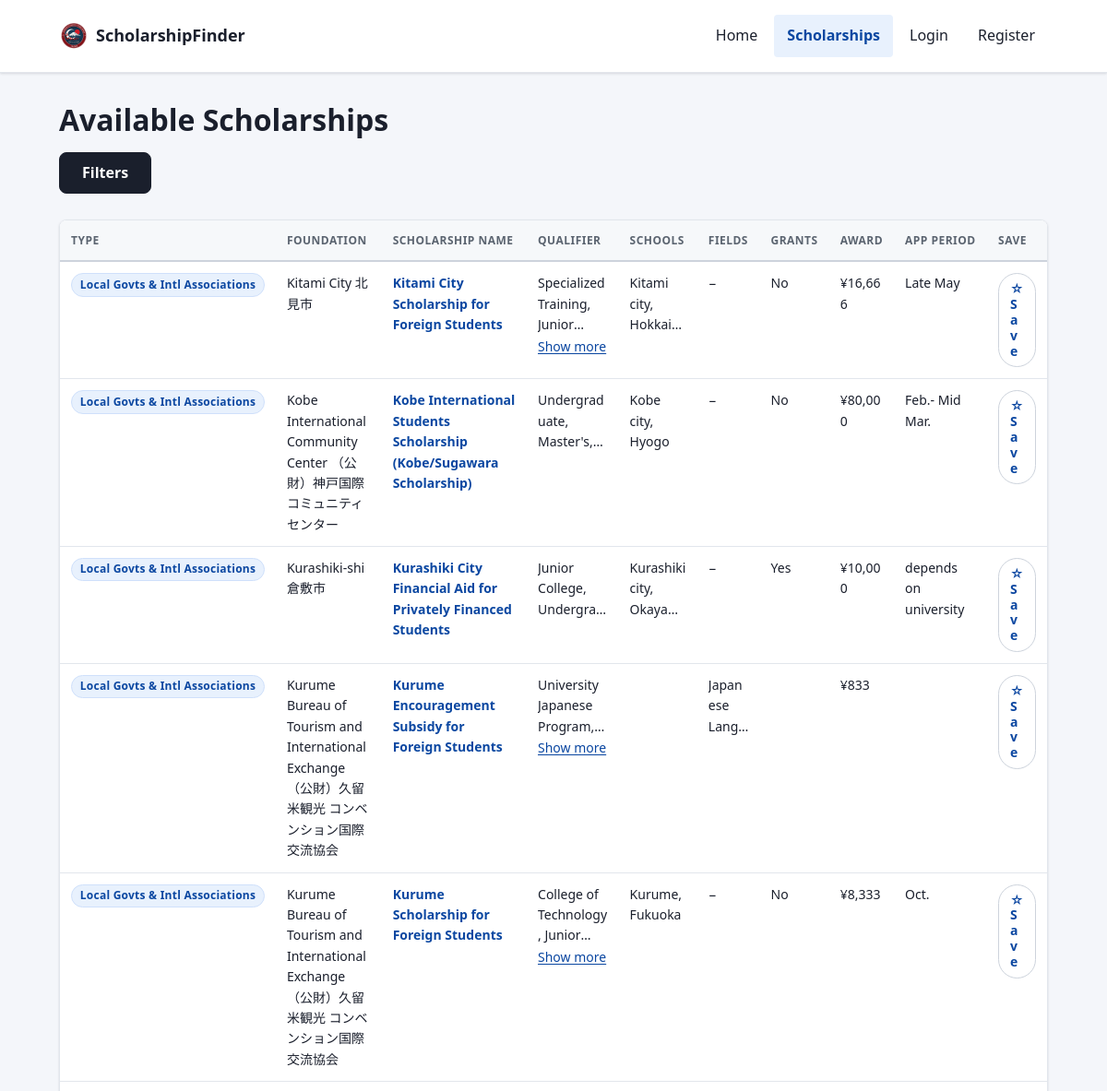
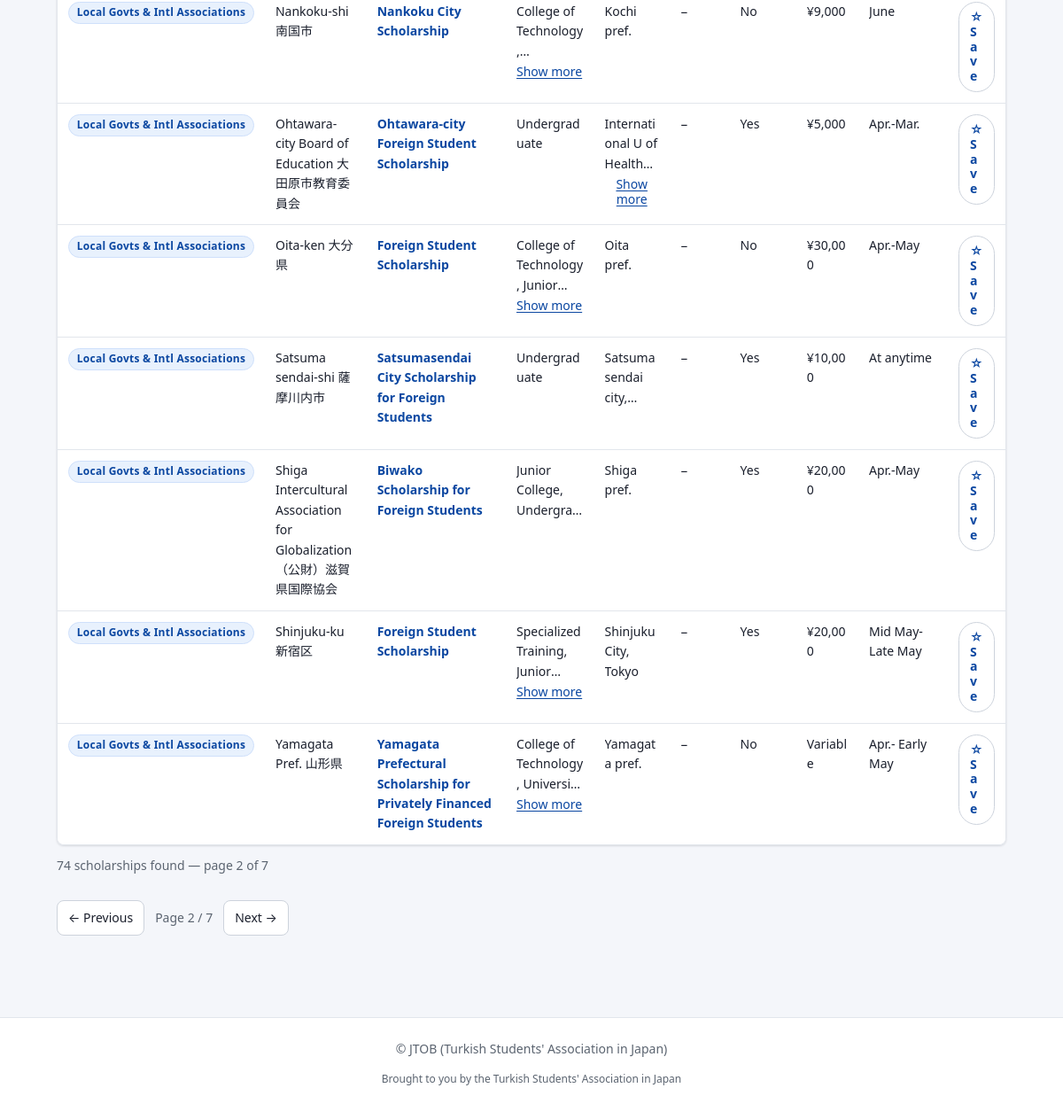
/scholarships/?page=2, run on an earlier commit of the app's database (2 pictures, top to bottom).
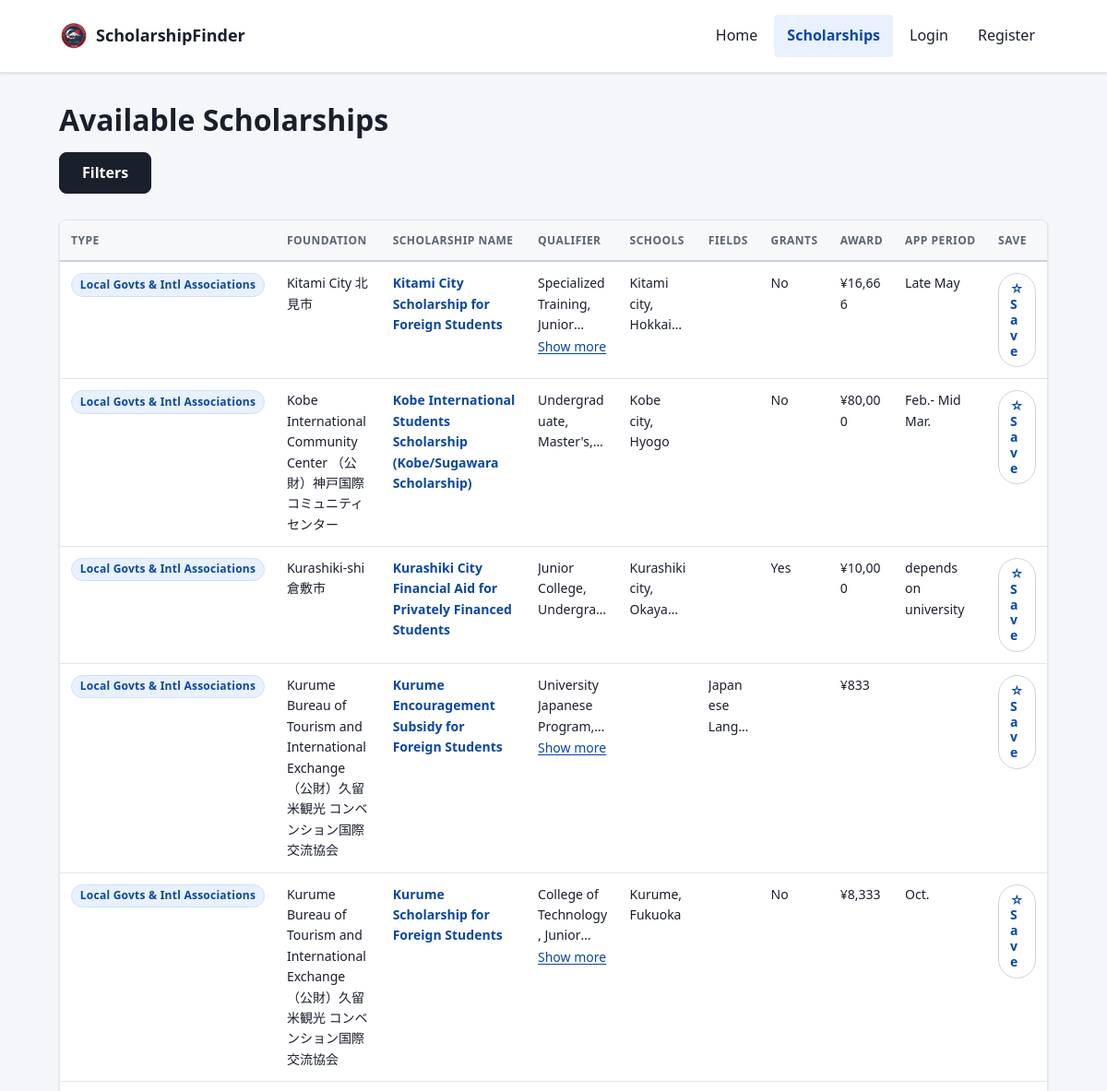
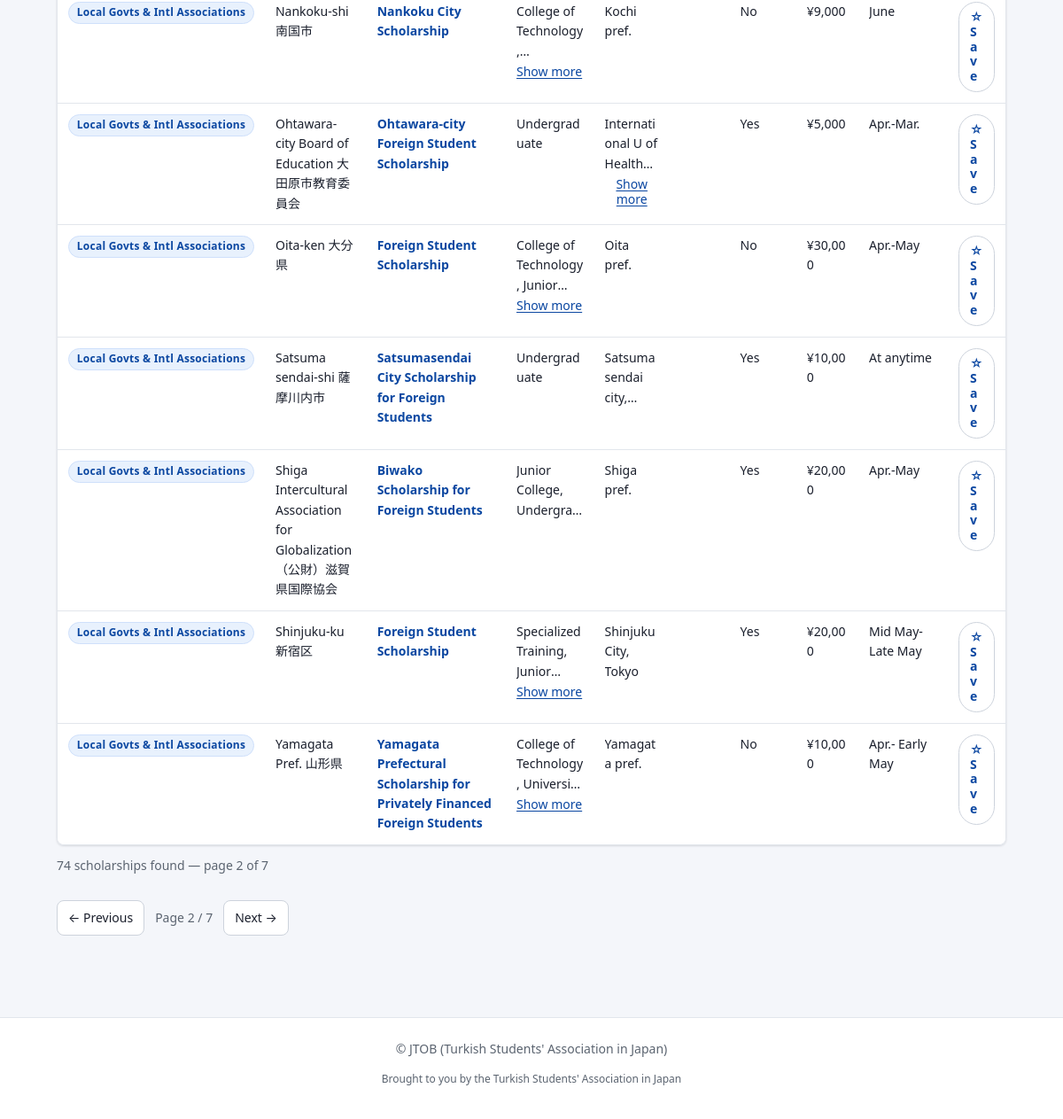
And on a later commit of the database (2 pictures, top to bottom).
### scholarships/models.py (models this page shows, shortened)
class Scholarship(models.Model):
    SECTION_CHOICES = [
        ("III", "Local Govts & Intl Associations"),
        ("IV", "Private Foundations"),
        ("V", "For Applicants Residing Abroad"),
    ]
    section = models.CharField(max_length=50, choices=SECTION_CHOICES)
    foundation_name = models.CharField(max_length=500)
    scholarship_name = models.CharField(max_length=500)
    address_contact = models.TextField(blank=True, default="")
    inquiry = models.CharField(max_length=50, blank=True, default="")
    application = models.CharField(max_length=50, blank=True, default="")
    qualifier = models.CharField(max_length=200, blank=True, default="")
    designated_schools = models.TextField(blank=True, default="")
    designated_fields = models.TextField(blank=True, default="")
    PLURAL_GRANTS_CHOICES = [("Yes", "Yes"), ("No", "No"), ("Unknown", "Unknown")]
    plural_grants = models.CharField(
        max_length=7, choices=PLURAL_GRANTS_CHOICES, blank=True, default=""
    )
    additional_requirements = models.TextField(blank=True, default="")
    contents = models.TextField(blank=True, default="")
    duration = models.CharField(max_length=200, blank=True, default="")
    application_period = models.CharField(max_length=200, blank=True, default="")
    selection_method = models.CharField(max_length=200, blank=True, default="")
    grantees = models.CharField(max_length=100, blank=True, default="")
    grantees_applications = models.CharField(max_length=100, blank=True, default="")
    notes = models.TextField(blank=True, default="")
    imported_at = models.DateTimeField(auto_now=True)
    class Meta:
        unique_together = ["foundation_name", "scholarship_name"]
        ordering = ["section", "foundation_name", "scholarship_name"]

### scholarships/views.py (the view)
# urls.py: path("scholarships/", views.scholarship_list, name="scholarship-list"),
def scholarship_list(request):
    scholarships = annotate_favorited(Scholarship.objects.all(), request.user)
    filter_form = ScholarshipFilterForm(request.GET or None)
    if filter_form.is_valid():
        scholarships = filter_scholarships(scholarships, filter_form.cleaned_data)
    paginator = Paginator(scholarships, SCHOLARSHIP_PAGE_SIZE)
    page_obj = paginator.get_page(request.GET.get("page"))
    filter_qs = request.GET.copy()
    filter_qs.pop("page", None)
    context = {
        "scholarships": page_obj,
        "filter_form": filter_form,
        "page_obj": page_obj,
        "paginator": paginator,
        "filter_querystring": filter_qs.urlencode(),
    }
    if request.headers.get("HX-Request"):
        return render(request, "scholarships/_scholarship_results.html", context)
    return render(request, "scholarships/scholarship_list.html", context)

### scholarships/templatetags/scholarship_extras.py (called while the page is built)
@register.filter
def expand_qualifier(qualifier_string):
    if not qualifier_string:
        return ""
    codes = [code.strip() for code in qualifier_string.split("\n") if code.strip()]
    expanded_names = []
    for code in codes:
        base_code = code.split("(")[0].strip()
        expanded_name = QUALIFIER_MAPPING.get(base_code, code)
        expanded_names.append(expanded_name)
    return ", ".join(expanded_names)

@register.filter
def display_grants(value):
    return value if value else ""

@register.filter
def get_section_display(section_code):
    section_mapping = {
        "III": "Local Govts & Intl Associations",
        "IV": "Private Foundations",
        "V": "For Applicants Residing Abroad",
    }
    return section_mapping.get(section_code, section_code)

def format_single_value(value_str, time_unit):
    try:
        value = float(value_str.replace(",", "")) * 1000
        time_unit = time_unit.upper() if time_unit else ""
        if time_unit in ["Y", "年"]:
            monthly_value = value / 12
        else:
            monthly_value = value
        return f"¥{int(monthly_value):,}"
    except (ValueError, TypeError):
        return None

### scholarships/views.py (called while the page is built, shortened)
def filter_scholarships(queryset, data):
    if data["section"]:
        queryset = queryset.filter(section=data["section"])
    if data["scholarship_name"]:
        queryset = queryset.filter(scholarship_name__icontains=data["scholarship_name"])
    if data["designated_schools"]:
        queryset = queryset.filter(
            designated_schools__icontains=data["designated_schools"]
        )
    if data["designated_fields"]:
        queryset = queryset.filter(
            designated_fields__icontains=data["designated_fields"]
        )
    if data["plural_grants"]:
        queryset = queryset.filter(plural_grants=data["plural_grants"])
    return queryset

def annotate_favorited(queryset, user):
    if not user.is_authenticated:
        return queryset
    fav_exists = Favorite.objects.filter(user=user, scholarship=OuterRef("pk"))
    return queryset.annotate(is_favorited=Exists(fav_exists))

### scholarships/templates/scholarships/scholarship_list.html (shortened to what this page needs)
{% extends "scholarships/base.html" %}
{% load scholarship_extras %}
{% block content %}
    <h1>Available Scholarships</h1>
    <button type="button" class="filter-toggle" onclick="toggleFilters()" aria-expanded="false">
        Filters
    </button>
    {% include "scholarships/_scholarship_results.html" %}
{% endblock %}

### scholarships/templates/scholarships/base.html (shortened to what this page needs)
<!DOCTYPE html>
<html lang="en">
<head>
    {% load static %}
    <link rel="stylesheet" href="{% static 'scholarships/style.css' %}?v=20260727">
</head>
<body>
    <header class="site-header">
        <div class="header-inner">
            <a class="site-brand" href="{% url 'home' %}">
                <img src="{% static 'scholarships/logo.png' %}" alt="JTOB" class="brand-logo">
                <span>ScholarshipFinder</span>
            </a>
            <nav aria-label="Main navigation">
                {% url 'home' as home_url %}
                {% url 'scholarship-list' as list_url %}
                {% url 'request-form' as request_url %}
                {% url 'profile' as profile_url %}
                {% url 'favorites' as favorites_url %}
                {% url 'login' as login_url %}
                {% url 'register' as register_url %}
                {% url 'logout' as logout_url %}
                <ul class="nav-links" id="primary-nav">
                    <li><a href="{{ home_url }}" {% if request.path == home_url %}aria-current="page"{% endif %}>Home</a></li>
                    <li><a href="{{ list_url }}" {% if request.path == list_url %}aria-current="page"{% endif %}>Scholarships</a></li>
                    {% if user.is_authenticated %}
                        <li><a href="{{ favorites_url }}" {% if request.path == favorites_url %}aria-current="page"{% endif %}>Favorites</a></li>
                        <li><a href="{{ request_url }}" {% if request.path == request_url %}aria-current="page"{% endif %}>Suggest a Scholarship</a></li>
                        <li><a href="{{ profile_url }}" {% if request.path == profile_url %}aria-current="page"{% endif %}>Profile</a></li>
                        <li><form method="post" action="{% url 'logout' %}">
                            {% csrf_token %}
                            <button type="submit">Logout</button>
                        </form></li>
                    {% else %}
                        <li><a href="{{ login_url }}" {% if request.path == login_url %}aria-current="page"{% endif %}>Login</a></li>
                        <li><a href="{{ register_url }}" {% if request.path == register_url %}aria-current="page"{% endif %}>Register</a></li>
                    {% endif %}
                </ul>
            </nav>
        </div>
    </header>
    <main id="main-content" class="container">
        {% block content %}{% endblock %}
    </main>
    <footer class="site-footer">
        <p>&copy; JTOB (Turkish Students' Association in Japan)</p>
        <p class="footer-tagline">Brought to you by the Turkish Students' Association in Japan</p>
    </footer>
</body>
</html>

### scholarships/templates/scholarships/_scholarship_results.html
{% load scholarship_extras %}
<div id="results">
    {% if page_obj.object_list %}
        <div class="table-wrapper">
            <table class="scholarship-table">
                <thead>
                    <tr>
                        <th>Type</th>
                        <th>Foundation</th>
                        <th>Scholarship Name</th>
                        <th>Qualifier</th>
                        <th>Schools</th>
                        <th>Fields</th>
                        <th>Grants</th>
                        <th>Award</th>
                        <th>App Period</th>
                        <th>Save</th>
                    </tr>
                </thead>
                <tbody>
                    {% for s in page_obj %}
                        {% include "scholarships/_scholarship_card.html" %}
                    {% endfor %}
                </tbody>
            </table>
        </div>
        <p class="result-count">{{ paginator.count }} scholarship{{ paginator.count|pluralize }} found{% if page_obj.has_other_pages %} — page {{ page_obj.number }} of {{ page_obj.paginator.num_pages }}{% endif %}</p>
        {% if page_obj.has_other_pages %}
            <nav class="pagination" aria-label="Scholarship pagination">
                {% if page_obj.has_previous %}
                    <a class="pagination-link"
                       href="?page={{ page_obj.previous_page_number }}{% if filter_querystring %}&{{ filter_querystring }}{% endif %}"
                       hx-get="{% url 'scholarship-list' %}?page={{ page_obj.previous_page_number }}{% if filter_querystring %}&{{ filter_querystring }}{% endif %}"
                       hx-target="#results"
                       hx-select="#results"
                       hx-swap="outerHTML">
                        &larr; Previous
                    </a>
                {% endif %}
                <span class="pagination-current">Page {{ page_obj.number }} / {{ page_obj.paginator.num_pages }}</span>
                {% if page_obj.has_next %}
                    <a class="pagination-link"
                       href="?page={{ page_obj.next_page_number }}{% if filter_querystring %}&{{ filter_querystring }}{% endif %}"
                       hx-get="{% url 'scholarship-list' %}?page={{ page_obj.next_page_number }}{% if filter_querystring %}&{{ filter_querystring }}{% endif %}"
                       hx-target="#results"
                       hx-select="#results"
                       hx-swap="outerHTML">
                        Next &rarr;
                    </a>
                {% endif %}
            </nav>
        {% endif %}
    {% else %}
        <p class="result-count">No scholarships found matching your criteria.</p>
    {% endif %}
</div>

### scholarships/templates/scholarships/_scholarship_card.html (shortened to what this page needs)
{% load scholarship_extras %}
<tr>
    <td data-label="Type"><span class="section-badge">{{ s.section|get_section_display }}</span></td>
    <td data-label="Foundation">{{ s.foundation_name }}</td>
    <td data-label="Scholarship Name"><a href="{% url 'scholarship-detail' s.pk %}">{{ s.scholarship_name }}</a></td>
    <td data-label="Qualifier">
        <div class="text-clamp" id="qualifier-{{ s.pk }}">{{ s.qualifier|expand_qualifier }}</div>
        <button class="clamp-toggle" onclick="toggleClamp('qualifier-{{ s.pk }}')" data-target="qualifier-{{ s.pk }}">Show more</button>
    </td>
    <td data-label="Schools">
        <div class="text-clamp" id="schools-{{ s.pk }}">{{ s.designated_schools }}</div>
        <button class="clamp-toggle" onclick="toggleClamp('schools-{{ s.pk }}')" data-target="schools-{{ s.pk }}">Show more</button>
    </td>
    <td data-label="Fields">
        <div class="text-clamp" id="fields-{{ s.pk }}">{{ s.designated_fields }}</div>
    </td>
    <td data-label="Grants">{{ s.plural_grants|display_grants }}</td>
    <td data-label="Award">{{ s.contents|transform_award_amount }}</td>
    <td data-label="App Period">
        <div class="text-clamp" id="period-{{ s.pk }}">{{ s.application_period }}</div>
    </td>
    <td data-label="Save">{% include "scholarships/_favorite_button.html" with scholarship=s %}</td>
</tr>

### scholarships/templates/scholarships/_favorite_button.html
{% load static %}
{% if user.is_authenticated %}
    <span id="fav-{{ scholarship.pk }}" class="favorite-toggle">
        <form method="post" action="{% url 'toggle-favorite' scholarship.pk %}"
              hx-post="{% url 'toggle-favorite' scholarship.pk %}"
              hx-target="#fav-{{ scholarship.pk }}"
              hx-swap="outerHTML">
            {% csrf_token %}
            {% if scholarship.is_favorited %}
                <button type="submit" class="fav-btn is-favorited" aria-pressed="true" title="Remove from favorites">
                    ★ Saved
                </button>
            {% else %}
                <button type="submit" class="fav-btn" aria-pressed="false" title="Save to favorites">
                    ☆ Save
                </button>
            {% endif %}
        </form>
    </span>
{% else %}
    <a class="fav-btn fav-login" href="{% url 'login' %}?next={{ request.path }}" title="Login to save scholarships">
        ☆ Save
    </a>
{% endif %}

What changed in the data, as far as the page shows it:
changed Scholarship "Kitami City 北見市": designated_fields "−" → (not shown)
changed Scholarship "Kobe International Community Center （公財）神戸国際コミュニティ センター": designated_fields "−" → (not shown)
changed Scholarship "Kurashiki-shi 倉敷市": designated_fields "−" → (not shown)
changed Scholarship "Kurume Scholarship for Foreign Students": designated_fields "−" → (not shown)
changed Scholarship "Nankoku-shi 南国市": designated_fields "−" → (not shown)
changed Scholarship "Ohtawara-city Board of Education 大田原市教育委員会": designated_fields "−" → (not shown)
changed Scholarship "Oita-ken 大分県": designated_fields "−" → (not shown)
changed Scholarship "Satsuma sendai-shi 薩摩川内市": designated_fields "−" → (not shown)
changed Scholarship "Shiga Intercultural Association for Globalization （公財）滋賀県国際協会": designated_fields "−" → (not shown)
changed Scholarship "Shinjuku-ku 新宿区": designated_fields "−" → (not shown)
changed Scholarship "Yamagata Pref. 山形県": contents|transform_award_amount "Variable" → "¥10,000"; designated_fields "−" → (not shown)
